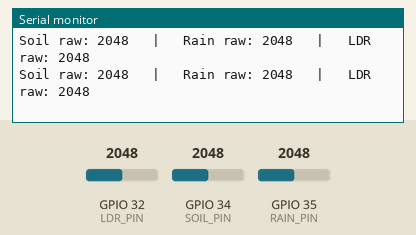
This sketch was run on a simulated ESP32. Parts: the last lines printed to the serial monitor. The inputs (shaded band) are chosen by the test bench; at power-on: GPIO 32 (LDR_PIN) = 2048, GPIO 34 (SOIL_PIN) = 2048, GPIO 35 (RAIN_PIN) = 2048.

Above: at 2.2 s.
2.3 s: GPIO 32 (LDR_PIN) set to 1049
At 3.4 s:
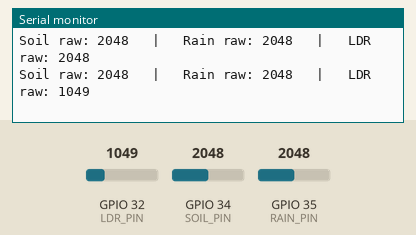
3.8 s: GPIO 32 (LDR_PIN) set to 951
At 4.8 s:
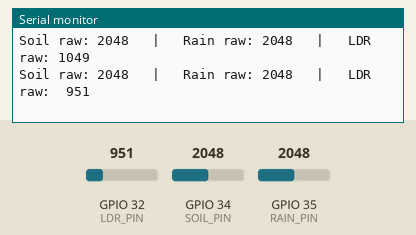
6.5 s: GPIO 34 (SOIL_PIN) set to 1043
At 7.7 s:
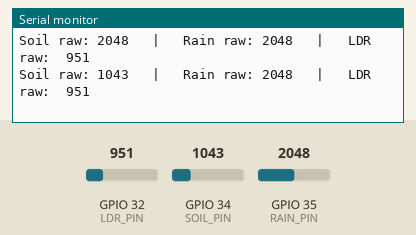
8.0 s: GPIO 34 (SOIL_PIN) set to 960
At 8.5 s:
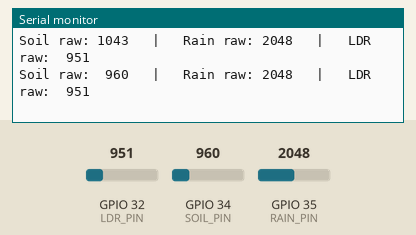
10.5 s: GPIO 35 (RAIN_PIN) set to 1028
At 11.8 s:
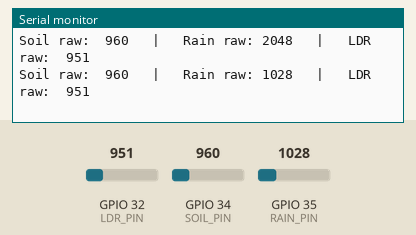
12.0 s: GPIO 35 (RAIN_PIN) set to 939
At 12.8 s:
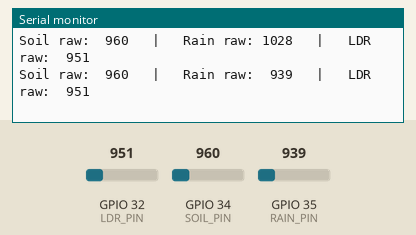

The sketch:

analog_sensor_calibration.ino
```cpp
// analog_sensor_calibration.ino
//
// Run this FIRST, before the main firmware, to find the correct calibration
// values for all three analog sensors in ONE pass (soil, rain, LDR), since
// they're wired to separate ADC pins and can be read simultaneously.
//
// How to use:
//   1. Upload this sketch, open Serial Monitor at 115200 baud.
//   2. SOIL: hold the FC-28 probe in open air (dry) -- note "Soil raw".
//            This becomes SOIL_ADC_DRY in config.h.
//      Then submerge the probe tip fully in a glass of water -- note the
//      value. This becomes SOIL_ADC_WET.
//   3. RAIN: with the MH-RD plate completely dry, note "Rain raw" -- set
//      RAIN_ADC_THRESHOLD roughly halfway between this and the value you
//      see after flicking a few drops of water onto the plate.
//   4. LDR: cover the LDR fully (or turn off the lights) -- note "LDR raw"
//      as LDR_ADC_DARK. Then shine a torch/phone light directly on it --
//      note that value as LDR_ADC_BRIGHT.
//   5. Update all five values in config.h, then upload the main firmware.

#define SOIL_PIN 34
#define RAIN_PIN 35
#define LDR_PIN  32

void setup() {
  Serial.begin(115200);
  delay(1000);
  Serial.println("Analog sensor calibration -- reading all three raw ADC values every second.");
  Serial.println("Test each sensor's dry/wet or dark/bright extremes as described in this file's header comment.");
}

void loop() {
  int soil = analogRead(SOIL_PIN);
  int rain = analogRead(RAIN_PIN);
  int ldr = analogRead(LDR_PIN);
  Serial.printf("Soil raw: %4d   |   Rain raw: %4d   |   LDR raw: %4d\n", soil, rain, ldr);
  delay(1000);
}
```

Measured:
- the behaviour switches between 1000 and 999 on GPIO 32 (LDR_PIN) (found by bisection; images 1 and 2)
- the behaviour switches between 1000 and 999 on GPIO 34 (SOIL_PIN) (found by bisection; images 3 and 4)
- the behaviour switches between 1000 and 999 on GPIO 35 (RAIN_PIN) (found by bisection; images 5 and 6)
- after the input at 2.3 s, the serial monitor: prints a new line after 0.72 s (image 1)
- after the input at 3.8 s, the serial monitor: prints a new line after 0.22 s (image 2)
- after the input at 6.5 s, the serial monitor: prints a new line after 0.52 s (image 3)
- after the input at 8.0 s, the serial monitor: prints a new line at once (image 4)
- after the input at 10.5 s, the serial monitor: prints a new line after 0.52 s (image 5)
- after the input at 12.0 s, the serial monitor: prints a new line at once (image 6)
